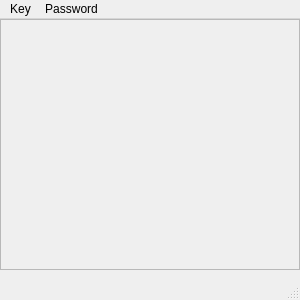
<?xml version="1.0" encoding="UTF-8"?>
<ui version="4.0">
 <class>MainWindow</class>
 <widget class="QMainWindow" name="MainWindow">
  <property name="geometry">
   <rect>
    <x>0</x>
    <y>0</y>
    <width>300</width>
    <height>300</height>
   </rect>
  </property>
  <property name="windowTitle">
   <string>MainWindow</string>
  </property>
  <widget class="QWidget" name="centralwidget">
   <widget class="QScrollArea" name="scrollArea">
    <property name="geometry">
     <rect>
      <x>0</x>
      <y>0</y>
      <width>300</width>
      <height>251</height>
     </rect>
    </property>
    <property name="widgetResizable">
     <bool>true</bool>
    </property>
    <widget class="QWidget" name="scrollAreaWidgetContents">
     <property name="geometry">
      <rect>
       <x>0</x>
       <y>0</y>
       <width>300</width>
       <height>249</height>
      </rect>
     </property>
     <widget class="QWidget" name="verticalLayoutWidget">
      <property name="geometry">
       <rect>
        <x>0</x>
        <y>0</y>
        <width>300</width>
        <height>251</height>
       </rect>
      </property>
      <layout class="QVBoxLayout" name="passwordsLayout"/>
     </widget>
    </widget>
   </widget>
  </widget>
  <widget class="QMenuBar" name="menubar">
   <property name="geometry">
    <rect>
     <x>0</x>
     <y>0</y>
     <width>165</width>
     <height>21</height>
    </rect>
   </property>
   <widget class="QMenu" name="menuFlashcard">
    <property name="title">
     <string>Key</string>
    </property>
    <addaction name="actionCreate_new_flash_key"/>
    <addaction name="actionChange_current_flash_keys"/>
   </widget>
   <widget class="QMenu" name="menuPassword">
    <property name="title">
     <string>Password</string>
    </property>
    <addaction name="actionAdd_password"/>
    <addaction name="actionRemove_password"/>
   </widget>
   <addaction name="menuFlashcard"/>
   <addaction name="menuPassword"/>
  </widget>
  <widget class="QStatusBar" name="statusbar"/>
  <action name="actionCreate_new_flash_key">
   <property name="text">
    <string>Create new flash-key</string>
   </property>
  </action>
  <action name="actionChange_current_flash_keys">
   <property name="text">
    <string>Change current flash-keys</string>
   </property>
  </action>
  <action name="actionAdd_password">
   <property name="text">
    <string>Add password</string>
   </property>
  </action>
  <action name="actionRemove_password">
   <property name="text">
    <string>Remove password</string>
   </property>
  </action>
 </widget>
 <resources/>
 <connections/>
</ui>
